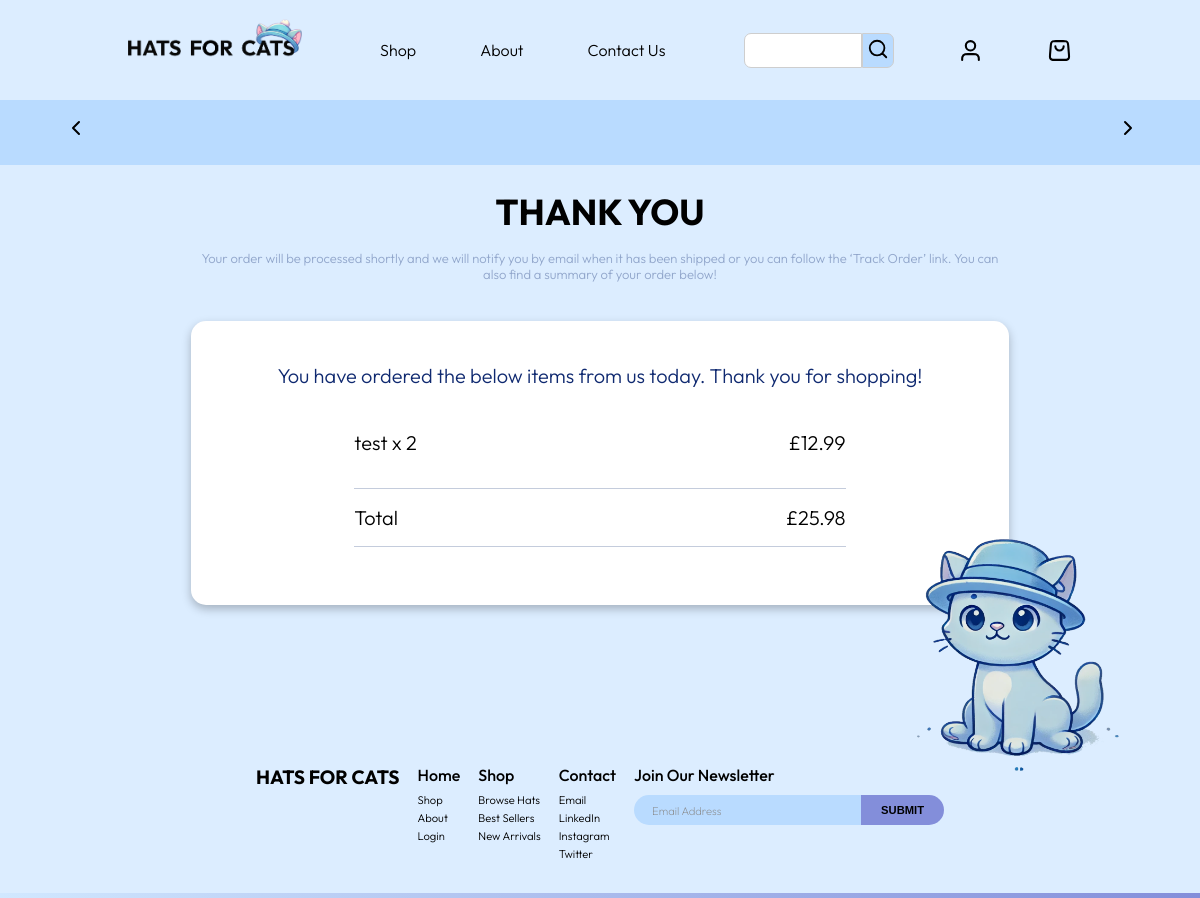
The page /order-summary/1/ (signed in) on the database as committed earlier.
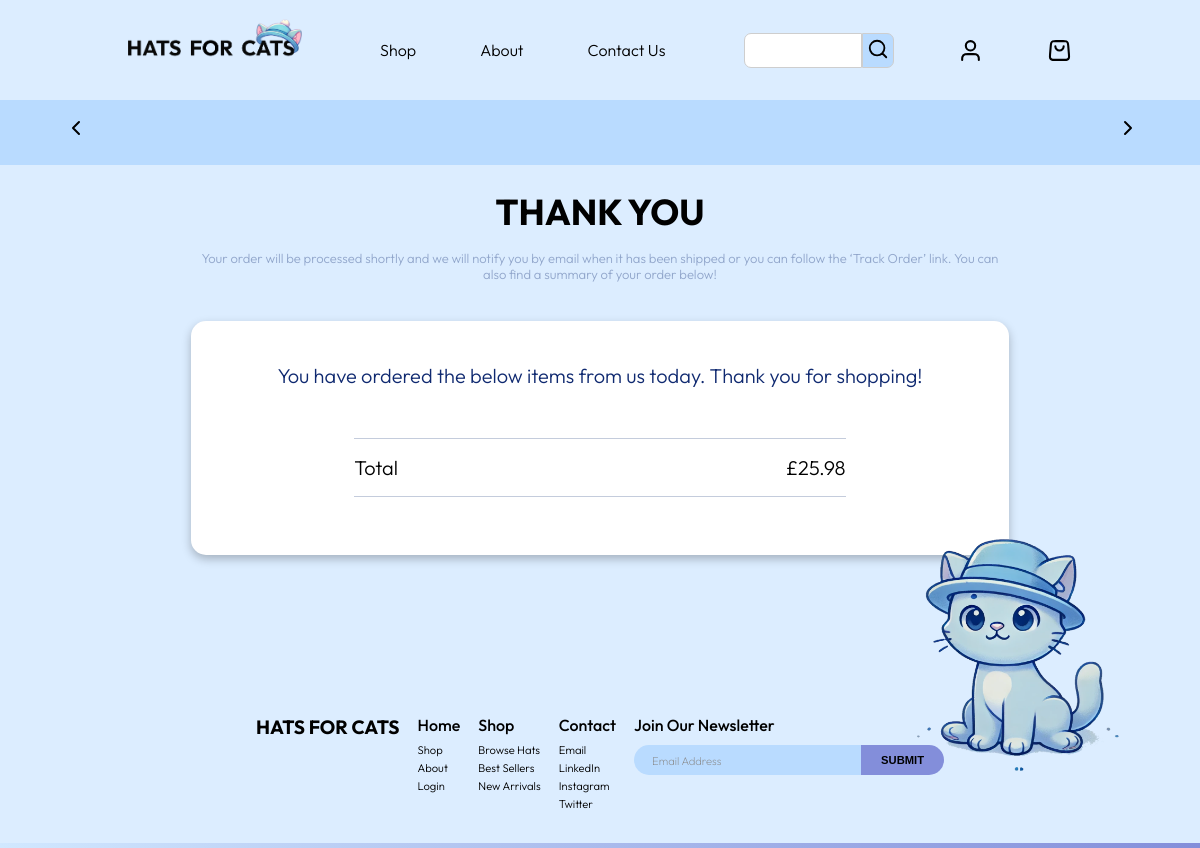
The same page on the database as committed later.
### ecommerceapp/models.py (models this page shows, shortened)
class OrderItem(models.Model):
    orderID = models.ForeignKey(Order, on_delete=models.CASCADE, related_name='orderitem')
    variantID = models.ForeignKey(ProductVariant, on_delete=models.CASCADE, related_name='orderitem')
    quantity = models.PositiveIntegerField()
    priceAtPurchase = models.DecimalField(decimal_places=2, max_digits=10, validators=[MinValueValidator(0)])

class ProductVariant (models.Model):
    productID = models.ForeignKey(Product, on_delete=models.CASCADE, related_name = 'productvariant')
    size = models.CharField(max_length=50)
    colour = models.CharField(max_length=50) # Each product variant can only be a single colour and size. i.e. Blue S, Blue M, Blue L, Red S, Red M, Red L
    price = models.FloatField()
    stocklevel = models.PositiveIntegerField()

class Product (models.Model):
    name = models.CharField(max_length=50)
    description = models.TextField()

class Order(models.Model):
    STATUS = {
        ('pending', 'Order Pending'),
        ('route', 'On Route'),
        ('delivered', 'Delivered'),
        ('refunded', 'Refunded')
    }
    PAYMENT = {
        ('credit', 'Credit card'),
        ('debit', 'Debit card'),
        ('paypal', 'Paypal')
    }
    userID = models.ForeignKey(User, on_delete=models.CASCADE, related_name='order')
    orderDate = models.DateField(auto_now_add=True)
    status = models.CharField(max_length=50, choices=STATUS, default="pending")
    totalAmount = models.DecimalField(decimal_places=2, max_digits=10, validators=[MinValueValidator(0)])
    paymentMethod = models.CharField(max_length=50, choices=PAYMENT, default="credit")
    trackingInfo = models.CharField(max_length=200)

### ecommerceapp/views.py (the view)
# urls.py: path('order-summary/<int:order_id>/', OrderSummaryView.as_view(), name='order-summary'),
class OrderSummaryView(GroupRequiredMixin, TemplateView):
	template_name = "purchaseconfirmation.html"
	group_required = 'Customer'
	def get_context_data(self, **kwargs):
		context = super().get_context_data(**kwargs)
		order = get_object_or_404(Order, id=self.kwargs['order_id'], userID=self.request.user)
		context['order'] = order
		context['order_items'] = order.orderitem.all()
		return context

### ecommerceapp/mixins.py (called while the page is built)
    def dispatch(self, request, *args, **kwargs):
        if not request.user.is_authenticated:
            login_url = f"{reverse('login')}?next={request.path}" # send to login page and then send them back after
            return HttpResponseRedirect(login_url)
        if self.group_required and not request.user.groups.filter(name=self.group_required).exists():
            return redirect('unauthorized')
        return super().dispatch(request, *args, **kwargs)

### templates/purchaseconfirmation.html (shortened to what this page needs)
{% extends 'base.html' %}
{% load static %}
{% block content %}
<link href="{% static  'css/purchaseconfirmation.css' %}" rel="stylesheet" />
<main>
    <section class="confirmation">
          <h1>THANK YOU</h1>
          <h2>Your order will be processed shortly and we will notify you by email when it has been  shipped or you can follow the ‘Track Order’ link. You can also find a summary of your order below!</h2>
          <div class="confirmation-container">
            <div class="confirmation-info">
                <div class="confirmation-text">
                    You have ordered the below items from us today. Thank you for shopping!
                </div>
                <div class="confirmation-items">
                    {% for item in order_items %}
                    <div class="summary-items">
                        <div class="summary-text">{{ item.variantID.productID.name }} x {{ item.quantity }}</div>
                        <div class="summary-text">£{{ item.priceAtPurchase }}</div>
                    </div>
                    {% endfor %}
                    <div class="summary-items">
                        <div class="summary-items-total">
                            <div class="summary-text-total">Total</div>
                            <div class="summary-text-total">£{{ order.totalAmount }}</div>
                        </div>
                    </div>
                </div>
                <div class="confirmation-image">
                    <img src="{% static 'media/home-page/cat-image-1.png' %}" alt="Cat with a hat" >
                </div>
            </div>
          </div>
    </section>
</main>
{% endblock %}

### templates/base.html (shortened to what this page needs)
<!DOCTYPE html>
<html lang="en">
<head>
    {% load static %}
    <link href="{% static  'css/footer.css' %}" rel="stylesheet" />
    <link href="{% static  'css/header.css' %}" rel="stylesheet" />
    <link href="{% static  'css/base.css' %}" rel="stylesheet" />
    <link href='https://unpkg.com/boxicons@2.1.4/css/boxicons.min.css' rel='stylesheet'>
    <link href="https://cdnjs.cloudflare.com/ajax/libs/font-awesome/5.15.3/css/all.min.css" rel="stylesheet">
</head>
<body>
    <div class="wrapper">
        {% include 'header.html' %}
        {% block content %}{% endblock %}
        {% include 'footer.html' %}
    </div>
</body>
</html>

### templates/header.html (shortened to what this page needs)
{% load static %}
<nav class="header">
    <div class="logo">
        <a href="{% url 'home' %}"><img class="logo-img" src="{% static 'media/header-logo.png' %}" alt="Hats for Cats"></a>
    </div>
    <div class="menu-items">
        <a href="{% url 'Catalogue' %}">Shop</a>
        <a href="{% url 'home' %}#about-us">About</a>
        <a href="{% url 'Contact-Page' %}">Contact Us</a>
    </div>
    <div class="icons">
        <div class="search-icon ">
            <form action="{% url 'Catalogue' %}">
                <input list="products" id="searchBox" name = "search">
                <button type="submit">
                    <svg viewBox="0 0 24 24" fill="none" xmlns="http://www.w3.org/2000/svg">
                        <path d="M21 21L16.65 16.65M19 11C19 15.4183 15.4183 19 11 19C6.58172 19 3 15.4183 3 11C3 6.58172 6.58172 3 11 3C15.4183 3 19 6.58172 19 11Z" stroke="currentColor" stroke-width="2" stroke-linecap="round" stroke-linejoin="round"/>
                    </svg>
                </button>
            </form>
        </div>
        <a href="{% url 'login' %}">
            <div class="profile-icon ">
            </div>
        </a>
        <a href="{% url 'basket' %}">
            <div class="basket-icon ">
            </div>
        </a>
    </div>
</nav>
<div class="info-bar">
    <div class="arrow-left">
        <svg fill="none" xmlns="http://www.w3.org/2000/svg">
            <path d="M15 18L9 12L15 6" stroke="currentColor" stroke-width="2" stroke-linecap="round" stroke-linejoin="round"/>
        </svg>
    </div>
    <div class="arrow-right">
        <svg fill="none" xmlns="http://www.w3.org/2000/svg">
            <path d="M9 18L15 12L9 6" stroke="currentColor" stroke-width="2" stroke-linecap="round" stroke-linejoin="round"/>
        </svg>
    </div>
</div>

### templates/footer.html
<footer>
    <div class="footer-logo">
        HATS FOR CATS
    </div>
    <div class="footer-container">
        <div class="footer-title">Home</div>
        <div class="footer-body">
            <div class="footer-body-item"><a href="#">Shop</a></div>
            <div class="footer-body-item"><a href="#">About</a></div>
            <div class="footer-body-item"><a href="#">Login</a></div>
        </div>
    </div>
    <div class="footer-container">
        <div class="footer-title">Shop</div>
        <div class="footer-body">
            <div class="footer-body-item"><a href="#">Browse Hats</a></div>
            <div class="footer-body-item"><a href="#">Best Sellers</a></div>
            <div class="footer-body-item"><a href="#">New Arrivals</a></div>
        </div>
    </div>
    <div class="footer-container">
        <div class="footer-title">Contact</div>
        <div class="footer-body">
            <div class="footer-body-item"><a href="#">Email</a></div>
            <div class="footer-body-item"><a href="#">LinkedIn</a></div>
            <div class="footer-body-item"><a href="#">Instagram</a></div>
            <div class="footer-body-item"><a href="#">Twitter</a></div>
        </div>
    </div>
    <div class="footer-newsletter">
        <div class="footer-title">Join Our Newsletter</div>
        <div class="footer-newsletter-signup">
            <input type="text" class="footer-newsletter-input-field" placeholder="Email Address">
            <button class="footer-newsletter-button">SUBMIT</button>
        </div>
    </div>
</footer>
<div style="height: 5px; background: linear-gradient(to right, #D1E8FF, #838EDA);"></div>

### static/css/footer.css (style rules this page uses)
body { font-family: "Outfit", sans-serif; font-weight: 500; background-color: #DCEDFF; color:black; }
footer { display: flex; flex-direction: row; height: auto; justify-content: space-between; align-items:flex-start; padding: 32px; padding-right: 256px; padding-left: 256px; margin-bottom: 0; }
.footer-logo { font-weight: 700; font-size: 1.2rem; }
a:link { text-decoration: none; color:black; }
.footer-container { display: flex; flex-direction: column; gap:8px; }
.footer-title { font-weight: 500; font-size: 1rem; }
.footer-body { font-weight: 300; font-size: 0.7rem; display: flex; flex-direction: column; gap:4px; }
.footer-newsletter-signup { display: flex; justify-content: space-between; align-items: center; margin-top: 10px; }
.footer-newsletter-input-field { height: 30px; flex: 1; border: none; padding: 0 10px; border-radius: 16px 0 0 16px; background-color: #B9DBFF; font-size: 16px; }
.footer-newsletter-input-field::placeholder { font-size: 0.7rem; }
.footer-newsletter-button { height: 30px; padding: 0 20px; border: none; border-radius: 0 16px 16px 0; background-color: #838EDA; font-size: 0.7rem; font-weight: 700; cursor: pointer; }

### static/css/header.css (style rules this page uses)
* { margin: 0; padding: 0; box-sizing: border-box; }
body { font-family: "Outfit", sans-serif; font-weight: 500; background-color: #DCEDFF; }
main { text-align: center; }
.header { display: flex; flex-direction: row; height: auto; justify-content: space-between; align-items:center; padding: 16px; padding-right: 128px; padding-left: 128px; }
.logo { display: flex; flex-direction: row; height: auto; align-items:center; }
.logo-img { height: 4rem; object-fit: contain; }
.menu-items { font-size: 1rem; font-weight:300; display:flex; gap: 64px; }
.icons { display: flex; flex-direction: row; gap: 64px; align-items: center; height: auto; }
.search-icon, .profile-icon, .basket-icon { height: 25px; width: 25px; display: flex; justify-content: center; align-items: center; }
.search-icon, .search-icon form { height: 25px; width: 150px; display: flex; flex-direction: row; justify-content: center; align-items: center; }
#searchBox { width: 100%; padding: 10px; border: 1px solid #cecece; border-radius: 7px; border-top-right-radius: 0; border-bottom-right-radius: 0; height: 35px; }
.search-icon svg { width: 22px; height: auto; }
.search-icon form button { border: 1px solid #cecece; background: rgb(185, 219, 255); border-radius: 7px; border-top-left-radius: 0; border-bottom-left-radius: 0; padding: 4px }
.profile-icon svg, .basket-icon svg { display: block; height: 100%; width: 100%; }
.info-bar { display: flex; flex-direction: row; width: 100%; height: 65px; align-items: center; justify-content: space-between; background-color: #B9DBFF; padding: 0 64px; }
.arrow-left, .arrow-right { display: flex; justify-content: center; align-items: center; height: 100%; width: 20px; }
.arrow-left svg, .arrow-right svg { height: 50%; }

### static/css/base.css (style rules this page uses)
html, body { height: 100%; }
.wrapper { display: flex; flex-direction: column; min-height: 100vh; }
main { flex: 1; }
a:link { text-decoration: none; color:black; }

Rows that differ between the two databases and show on the page:
removed OrderItem: variantID.productID.name "test", quantity "2", priceAtPurchase "12.99"
